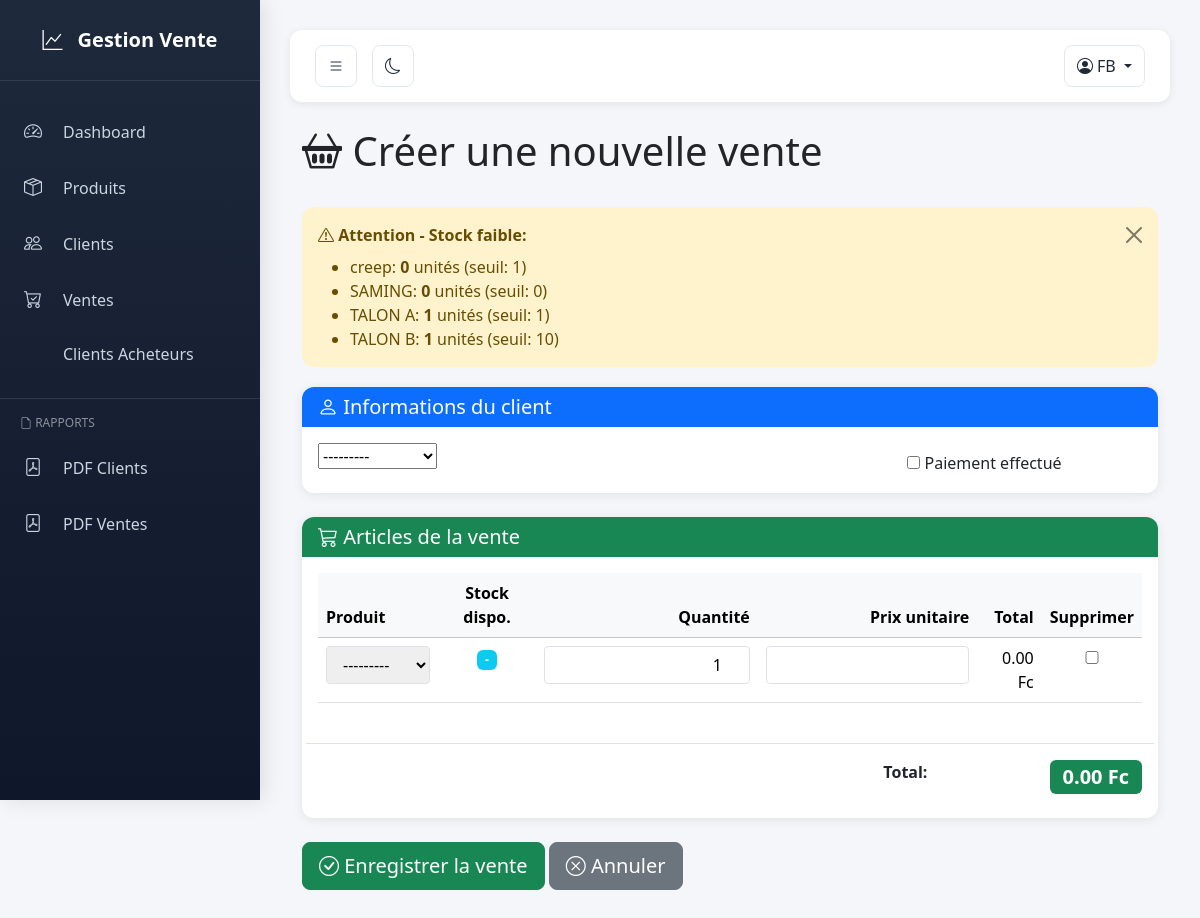
The app's page /ventes/creer/ (signed in) with its own data.
### vente/models.py (models this page shows, shortened)
class Produit(models.Model):
    nom = models.CharField(max_length=200)
    description = models.TextField(blank=True)
    prix = models.DecimalField(max_digits=10, decimal_places=2)
    stock = models.PositiveIntegerField(default=0)
    seuil_alerte = models.PositiveIntegerField(default=5)  # alerte stock faible
    def __str__(self):
        return self.nom

### vente/views.py (the view)
# urls.py: path('ventes/creer/', views.creer_vente, name='creer_vente'),
@login_required
def creer_vente(request):
    if request.method == 'POST':
        form = VenteForm(request.POST)
        if form.is_valid():
            vente = form.save(commit=False)
            vente.total = 0
            vente.save()
            formset = LigneVenteFormSet(request.POST, instance=vente)
            if formset.is_valid():
                stock_insuffisant = []
                lignes_a_creer = []
                for form_ligne in formset:
                    if form_ligne.cleaned_data and not form_ligne.cleaned_data.get('DELETE'):
                        produit = form_ligne.cleaned_data.get('produit')
                        quantite = form_ligne.cleaned_data.get('quantite', 0)
                        prix_unitaire = form_ligne.cleaned_data.get('prix_unitaire')
                        if produit and quantite and quantite > 0:
                            if not produit.en_stock(quantite):
                                stock_insuffisant.append(
                                    f"{produit.nom}: {quantite} demandé(s) mais seulement {produit.stock} en stock"
                                )
                            else:
                                lignes_a_creer.append({
                                    'produit': produit,
                                    'quantite': quantite,
                                    'prix_unitaire': prix_unitaire or produit.prix
                                })
                if stock_insuffisant:
                    vente.delete()
                    for erreur in stock_insuffisant:
                        messages.error(request, erreur)
                    context = {
                        'form': form,
                        'formset': formset,
                        'produits': Produit.objects.all()
                    }
                    return render(request, 'vente/creer_vente.html', context)
                lignes_creees = []
                try:
                    for data_ligne in lignes_a_creer:
                        ligne = LigneVente.objects.create(
                            vente=vente,
                            produit=data_ligne['produit'],
                            quantite=data_ligne['quantite'],
                            prix_unitaire=data_ligne['prix_unitaire']
                        )
                        produit = data_ligne['produit']
                        if produit.decrementer_stock(data_ligne['quantite']):
                            ligne.stock_deduit = True
                            ligne.save()
                            lignes_creees.append(ligne)
                        else:
                            raise Exception(f"Impossible de décrémenter le stock pour {produit.nom}")
                    vente.calculer_total()
                    for ligne in vente.lignes.all():
                        if ligne.produit.stock <= ligne.produit.seuil_alerte:
                            messages.warning(
                                request,
                                f"⚠️ Attention: {ligne.produit.nom} est en stock faible ({ligne.produit.stock} restant)"
                            )
                    messages.success(request, f"✓ Vente #{vente.id} créée avec succès (Total: {vente.total})")
                    return redirect('vente:liste_ventes')
                except Exception as e:
                    for ligne in lignes_creees:
                        ligne.produit.restaurer_stock(ligne.quantite)
                    vente.delete()
                    messages.error(request, f"Erreur lors de la création de la vente: {str(e)}")
                    return redirect('vente:creer_vente')
            else:
                vente.delete()
                for error in formset.non_form_errors():
                    messages.error(request, error)
    else:
        form = VenteForm()
        formset = LigneVenteFormSet()
    produits_seuil = Produit.objects.filter(stock__lte=F('seuil_alerte')).order_by('stock')
    context = {
        'form': form,
        'formset': formset,
        'produits_seuil': produits_seuil,
        'produits': Produit.objects.all()
    }
    return render(request, 'vente/creer_vente.html', context)

### vente/forms.py
class VenteForm(forms.ModelForm):
    class Meta:
        model = Vente
        fields = ['client', 'paiement_effectue']

### vente/models.py (called while the page is built)
    def __str__(self):
        return self.nom

### vente/templates/vente/creer_vente.html (shortened to what this page needs)
{% extends 'vente/base.html' %}
{% block content %}
<div class="container mt-4">
    <div class="row mb-4">
        <div class="col-md-12">
            <h1><i class="bi bi-basket2"></i> Créer une nouvelle vente</h1>
        </div>
    </div>
    {% if produits_seuil %}
    <div class="alert alert-warning alert-dismissible fade show" role="alert">
        <strong><i class="bi bi-exclamation-triangle"></i> Attention - Stock faible:</strong>
        <ul class="mb-0 mt-2">
            {% for p in produits_seuil %}
            <li>{{ p.nom }}: <strong>{{ p.stock }}</strong> unités (seuil: {{ p.seuil_alerte }})</li>
            {% endfor %}
        </ul>
        <button type="button" class="btn-close" data-bs-dismiss="alert" aria-label="Close"></button>
    </div>
    {% endif %}
    <form method="post" id="vente-form">
        <div class="card mb-4">
            <div class="card-header bg-primary text-white">
                <h5 class="mb-0"><i class="bi bi-person"></i> Informations du client</h5>
            </div>
            <div class="card-body">
                <div class="row">
                    <div class="col-md-8">
                        {{ form.client }}
                    </div>
                    <div class="col-md-4">
                        <div class="form-check mt-2">
                            {{ form.paiement_effectue }}
                            <label class="form-check-label" for="{{ form.paiement_effectue.id_for_label }}">
                                Paiement effectué
                            </label>
                        </div>
                    </div>
                </div>
            </div>
        </div>
        <div class="card">
            <div class="card-header bg-success text-white">
                <h5 class="mb-0"><i class="bi bi-cart3"></i> Articles de la vente</h5>
            </div>
            <div class="card-body">
                <div class="table-responsive">
                    <table class="table table-hover">
                        <thead class="table-light">
                            <tr>
                                <th>Produit</th>
                                <th class="text-center">Stock dispo.</th>
                                <th class="text-end">Quantité</th>
                                <th class="text-end">Prix unitaire</th>
                                <th class="text-end">Total</th>
                                <th class="text-center">Supprimer</th>
                            </tr>
                        </thead>
                        <tbody>
                            {% for f in formset.forms %}
                            <tr class="form-row">
                                <td>{{ f.produit }}</td>
                                <td class="text-center">
                                    <span id="stock-{{ forloop.counter0 }}" class="badge bg-info">-</span>
                                </td>
                                <td class="text-end">{{ f.quantite }}</td>
                                <td class="text-end">{{ f.prix_unitaire }}</td>
                                <td class="text-end">
                                    <span id="total-{{ forloop.counter0 }}">0.00</span> Fc
                                </td>
                                <td class="text-center">{{ f.DELETE }}</td>
                            </tr>
                            {% endfor %}
                        </tbody>
                    </table>
                </div>
                <div class="row mt-4 border-top pt-3">
                    <div class="col-md-8"></div>
                    <div class="col-md-4">
                        <div class="d-flex justify-content-between mb-2">
                            <strong>Total:</strong>
                            <span id="total-general" class="badge bg-success fs-5">0.00 Fc</span>
                        </div>
                    </div>
                </div>
            </div>
        </div>
        <div class="mt-4">
            <button type="submit" class="btn btn-lg btn-success">
                <i class="bi bi-check-circle"></i> Enregistrer la vente
            </button>
            <a href="{% url 'vente:liste_ventes' %}" class="btn btn-lg btn-secondary">
                <i class="bi bi-x-circle"></i> Annuler
            </a>
        </div>
    </form>
</div>
{% endblock %}

### vente/templates/vente/base.html (shortened to what this page needs)
<!doctype html>
<html lang="fr">
<head>
  <link href="https://cdn.jsdelivr.net/npm/bootstrap@5.3.2/dist/css/bootstrap.min.css" rel="stylesheet">
  <link href="https://cdn.jsdelivr.net/npm/bootstrap-icons@1.11.3/font/bootstrap-icons.css" rel="stylesheet">
</head>
<body>
<div class="sidebar" id="sidebar">
  <div class="logo">
    <i class="bi bi-graph-up"></i>
    <span>Gestion Vente</span>
  </div>
  <div class="sidebar-nav">
    <a href="{% url 'vente:tableau_bord' %}" class="{% if request.resolver_match.url_name == 'tableau_bord' %}active{% endif %}">
      <i class="bi bi-speedometer2"></i> <span>Dashboard</span>
    </a>
    <a href="{% url 'vente:liste_produits' %}" class="{% if request.resolver_match.url_name == 'liste_produits' %}active{% endif %}">
      <i class="bi bi-box-seam"></i> <span>Produits</span>
    </a>
    <a href="{% url 'vente:liste_clients' %}" class="{% if request.resolver_match.url_name == 'liste_clients' %}active{% endif %}">
      <i class="bi bi-people"></i> <span>Clients</span>
    </a>
    <a href="{% url 'vente:liste_ventes' %}" class="{% if request.resolver_match.url_name == 'liste_ventes' %}active{% endif %}">
      <i class="bi bi-cart-check"></i> <span>Ventes</span>
    <a href="{% url 'vente:clients_achetes' %}" class="{% if request.resolver_match.url_name == 'clients_achetes' %}active{% endif %}">
       <span>Clients Acheteurs</span>
    </a>
    </a>
    <div style="border-top: 1px solid rgba(255,255,255,0.1); margin: 20px 0; padding-top: 15px;">
      <p style="padding: 0 20px; font-size: 12px; color: rgba(255,255,255,0.5); text-transform: uppercase; margin-bottom: 10px;">
        <i class="bi bi-file-earmark"></i> Rapports
      </p>
      <a href="{% url 'vente:exporter_clients_pdf' %}" class="text-decoration-none" style="color: #cbd5e1; padding: 12px 20px; display: flex; align-items: center; gap: 15px; transition: all 0.3s ease;">
        <i class="bi bi-file-pdf"></i> <span>PDF Clients</span>
      </a>
      <a href="{% url 'vente:exporter_ventes_pdf' %}" class="text-decoration-none" style="color: #cbd5e1; padding: 12px 20px; display: flex; align-items: center; gap: 15px; transition: all 0.3s ease;">
        <i class="bi bi-file-pdf"></i> <span>PDF Ventes</span>
      </a>
    </div>
  </div>
</div>
<div class="main-content">
  <div class="topbar">
    <div class="topbar-left">
      <button class="toggle-btn" onclick="toggleSidebar()" title="Toggle Sidebar">
        <i class="bi bi-list"></i>
      </button>
      <button class="toggle-btn" onclick="toggleDarkMode()" title="Toggle Dark Mode">
        <i class="bi bi-moon"></i>
      </button>
    </div>
    <div class="topbar-right">
      {% if user.is_authenticated %}
        <div class="dropdown">
          <button class="toggle-btn dropdown-toggle" data-bs-toggle="dropdown" title="Profile">
            <i class="bi bi-person-circle"></i> {{ user.username }}
          </button>
        </div>
      {% else %}
        <a href="{% url 'login' %}" class="toggle-btn">
          <i class="bi bi-box-arrow-in-right"></i> Connexion
        </a>
      {% endif %}
    </div>
  </div>
  {% block content %}{% endblock %}
</div>
</body>
</html>

### vente/templates/vente/base.html (style rules this page uses)
* { margin: 0; padding: 0; box-sizing: border-box; }
body { transition: all 0.3s ease; background-color: #f4f6f9; font-family: 'Segoe UI', Tahoma, Geneva, Verdana, sans-serif; }
.sidebar { width: 260px; height: 100vh; position: fixed; left: 0; top: 0; background: linear-gradient(180deg, #1e293b 0%, #0f172a 100%); color: white; transition: all 0.3s ease; overflow-x: hidden; overflow-y: auto; z-index: 1000; box-shadow: 4px 0 20px rgba(0, 0, 0, 0.1); }
.logo { font-size: 20px; font-weight: bold; padding: 25px 15px; text-align: center; border-bottom: 1px solid rgba(255, 255, 255, 0.1); display: flex; align-items: center; justify-content: center; gap: 10px; }
.logo span { margin-left: 5px; }
.sidebar-nav { padding: 20px 0; }
.sidebar a { color: #cbd5e1; text-decoration: none; padding: 12px 20px; display: flex; align-items: center; gap: 15px; transition: all 0.3s ease; border-left: 4px solid transparent; margin: 5px 0; }
.sidebar a i { min-width: 24px; font-size: 18px; }
.main-content { margin-left: 260px; padding: 30px; transition: all 0.3s ease; min-height: 100vh; }
.topbar { background: white; padding: 15px 25px; border-radius: 12px; margin-bottom: 25px; display: flex; justify-content: space-between; align-items: center; box-shadow: 0 2px 8px rgba(0, 0, 0, 0.08); }
.topbar-left { display: flex; gap: 15px; align-items: center; }
.topbar-right { display: flex; gap: 20px; align-items: center; }
.toggle-btn { border: 1px solid #e2e8f0; background: white; color: #1e293b; border-radius: 8px; padding: 8px 12px; cursor: pointer; transition: all 0.3s ease; font-size: 16px; }
.card { border: none; border-radius: 12px; box-shadow: 0 2px 12px rgba(0, 0, 0, 0.08); transition: all 0.3s ease; }
.card-header { border-radius: 12px 12px 0 0 !important; font-weight: 600; border: none; }
.alert { border: none; border-radius: 12px; }
.alert { margin-bottom: 20px; border-radius: 12px; }

### vente/templates/vente/creer_vente.html (style rules this page uses)
.form-row select { width: 100%; padding: 0.375rem 0.75rem; border: 1px solid #dee2e6; border-radius: 0.25rem; }
.form-row input { width: 100%; padding: 0.375rem 0.75rem; border: 1px solid #dee2e6; border-radius: 0.25rem; text-align: right; }

### records on screen
Produit: nom "creep", stock "0", seuil_alerte "1"
Produit: nom "SAMING", stock "0", seuil_alerte "0"
Produit: nom "TALON A", stock "1", seuil_alerte "1"
Produit: nom "TALON B", stock "1", seuil_alerte "10"

### other values on screen
{{ user.username }} "FB"
